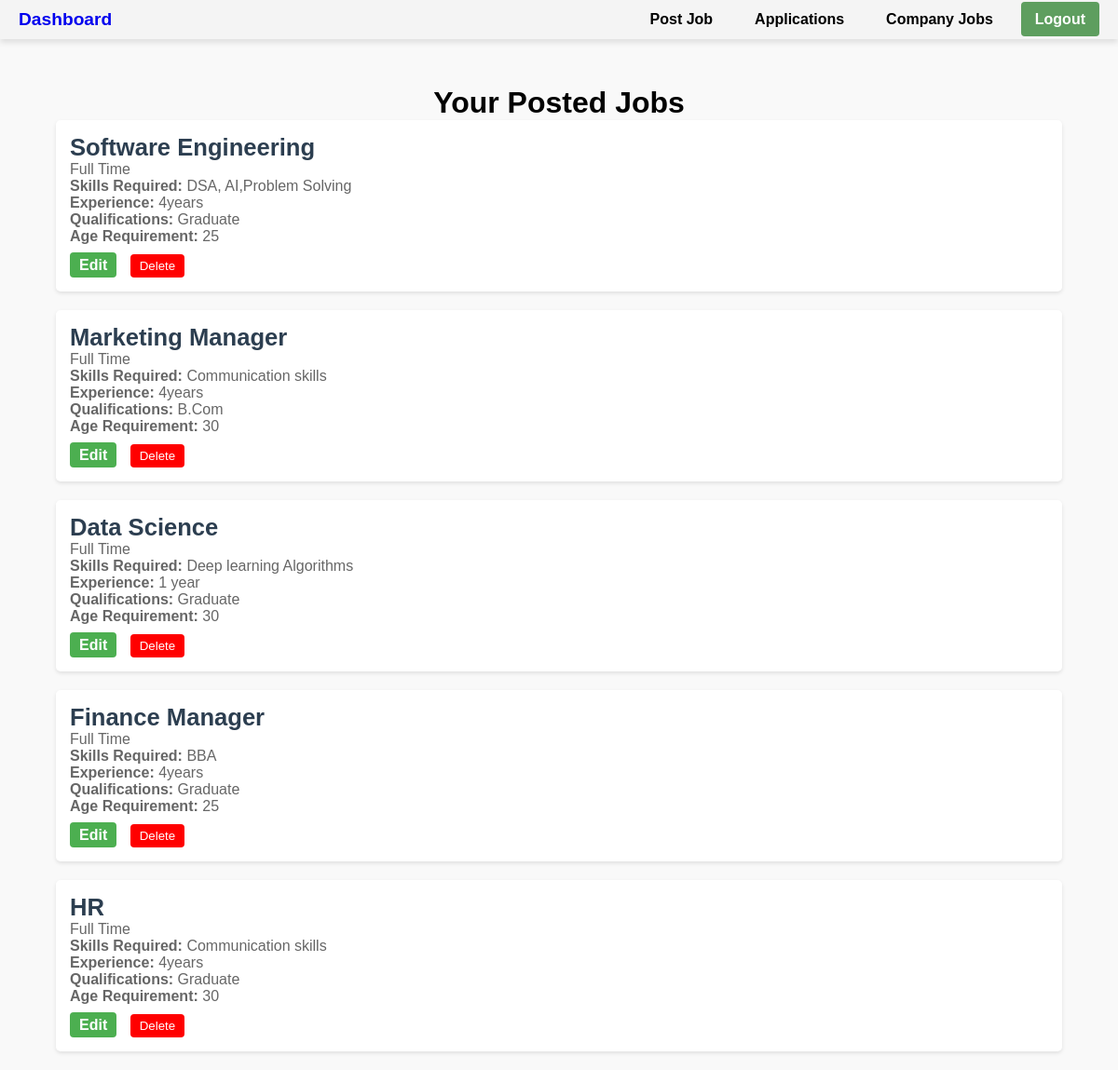
The app's page /companies/company/jobs/ (signed in) with its own data.
### companies/models.py (models this page shows, shortened)
class Job(models.Model):
    title = models.CharField(max_length=255)
    description = models.TextField()
    company = models.ForeignKey(settings.AUTH_USER_MODEL, on_delete=models.CASCADE, related_name='jobs')  # Use AUTH_USER_MODEL
    required_skills = models.CharField(max_length=255, blank=True, null=True)
    experience = models.CharField(max_length=100, blank=True, null=True)
    qualifications = models.CharField(max_length=255, blank=True, null=True)
    age = models.PositiveIntegerField(blank=True, null=True)
    posted_at = models.DateTimeField(auto_now_add=True)

### companies/views.py (the view, shortened to what this page needs)
@login_required
def company_jobs(request):
    jobs = Job.objects.filter(company=request.user)
    return render(request, 'companies/company_jobs.html', {'jobs': jobs})

### companies/templates/companies/company_jobs.html (shortened to what this page needs)
<!DOCTYPE html>
<html lang="en">
<head>
</head>
<body>
    <nav class="navbar">
        <div class="company-name">
          <a href="{% url 'company_dashboard' %}" style="text-decoration:none;">Dashboard</a>
      </div>
      <ul>
          <li><a href="{% url 'post_job' %}">Post Job</a></li>
          <li><a href="{% url 'applications' %}">Applications</a></li>
          <li><a href="{% url 'company_jobs' %}">Company Jobs</a></li>
          <li><a href="{% url 'logout_company' %}">Logout</a></li>
      </ul>
    </nav>
    <div class="jobs-list">
        <h1>Your Posted Jobs</h1>
        {% if jobs %}
        <ul>
                {% for job in jobs %}
                    <li>
                        <h2>{{ job.title }}</h2>
                        <p>{{ job.description }}</p>
                        <p><strong>Skills Required:</strong> {{ job.required_skills }}</p>
                        <p><strong>Experience:</strong> {{ job.experience }}</p>
                        <p><strong>Qualifications:</strong> {{ job.qualifications }}</p>
                        <p><strong>Age Requirement:</strong> {{ job.age }}</p>
                        <div class="actions edit">
                            <a href="{% url 'edit_job' job.id %}" style="margin-right :10px;">Edit</a>
                            <form method="POST" action="{% url 'delete_job' job.id %}" style="display:inline;">
                                <button type="submit" name="delete" class="delete">Delete</button>
                            </form>
                        </div>
                    </li>
                {% endfor %}
                </ul>
                {% else %}
                    <p>No jobs posted yet.</p>
                {% endif %}
    </div>
</body>
</html>

### companies/templates/companies/company_jobs.html (style rules this page uses)
* { margin: 0; padding: 0; box-sizing: border-box; }
body { background-color: #f9f9f9; color: #333; font-family: Arial, sans-serif; display: flex; flex-direction: column; align-items: center; }
.navbar { width: 100%; background-color: #f4f4f4; padding: 10px 20px; display: flex; justify-content: space-between; align-items: center; box-shadow: 0 4px 6px rgba(0, 0, 0, 0.1); margin: 0; }
.company-name { font-size: 1.2rem; font-weight: bold; color: black; list-style: none; }
.navbar ul { list-style-type: none; display: flex; gap: 15px; }
.navbar ul li { font-size: 1rem; font-weight: bold; }
.navbar ul li a { text-decoration: none; color: black; padding: 10px 15px; border-radius: 4px; transition: background-color 0.3s ease, color 0.3s ease; }
.navbar ul li:last-child a { background-color: #5e9e5f; color: white; }
h1 { margin-top: 20px; text-align: center; font-size: 2rem; font-weight: bold; color: black; }
.jobs-list { width: 90%; max-width: 1200px; margin-top: 30px; }
.jobs-list ul { list-style-type: none; padding: 0; }
.jobs-list ul li { margin-bottom: 20px; border-radius: 5px; background-color: white; box-shadow: 0 2px 4px rgba(0, 0, 0, 0.1); padding: 15px; }
.jobs-list ul li h2 { font-size: 1.6rem; color: #2c3e50; }
.jobs-list ul li p { font-size: 1rem; color: #666; }
.jobs-list ul li .actions { margin-top: 10px; }
.delete { background-color: red; color: white; padding: 5px 10px; border-radius: 4px; border: none; cursor: pointer; transition: background-color 0.3s ease; }
.edit a { background-color: #4CAF50; color: white; padding: 5px 10px; border-radius: 4px; text-decoration: none; font-weight: bold; transition: background-color 0.3s ease, color 0.3s ease; }

### records on screen
Job: title "Software Engineering", description "Full Time", required_skills "DSA, AI,Problem Solving", experience "4years", qualifications "Graduate", age "25"
Job: title "Marketing Manager", description "Full Time", required_skills "Communication skills", experience "4years", qualifications "B.Com", age "30"
Job: title "Data Science", description "Full Time", required_skills "Deep learning Algorithms", experience "1 year", qualifications "Graduate", age "30"
Job: title "Finance Manager", description "Full Time", required_skills "BBA", experience "4years", qualifications "Graduate", age "25"
Job: title "HR", description "Full Time", required_skills "Communication skills", experience "4years", qualifications "Graduate", age "30"
